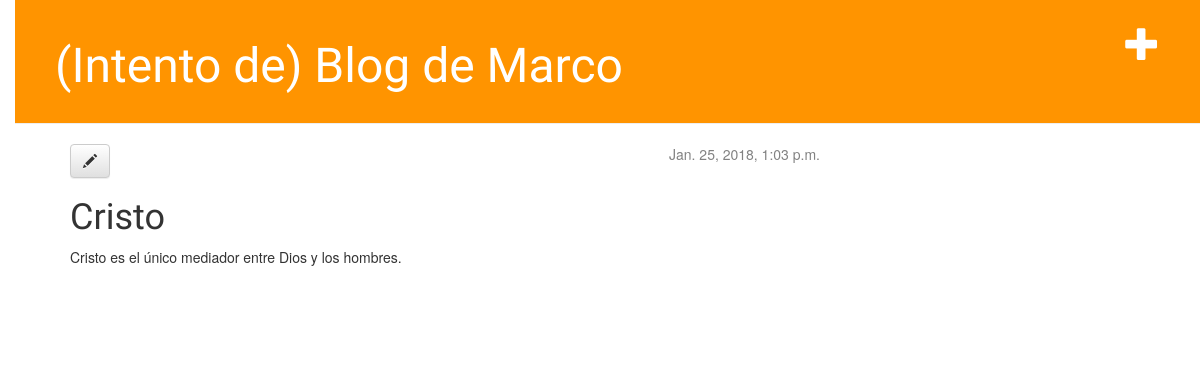
The app's page /post/2/ with its own data.
### blog/models.py (models this page shows, shortened)
class Post(models.Model):
    author = models.ForeignKey('auth.User')
    title = models.CharField(max_length=200)
    text = models.TextField()
    created_date = models.DateTimeField(
            default=timezone.now)
    published_date = models.DateTimeField(
            blank=True, null=True)

### blog/views.py (the view)
# urls.py: url(r'^post/(?P<pk>[0-9]+)/$', views.post_detail, name='post_detail'),
def post_detail(request, pk):
    post = get_object_or_404(Post, pk=pk)
    return render(request, 'blog/post_detail.html', {'post': post})

### blog/templates/blog/post_detail.html
{% extends 'blog/base.html' %}
{% block content %}
    <div class="post">
        {% if post.published_date %}
            <div class="date">
                {{ post.published_date }}
            </div>
        {% endif %}
        <a class="btn btn-default" href="{% url 'post_edit' pk=post.pk %}"><span class="glyphicon glyphicon-pencil"></span></a>
        <h1>{{ post.title }}</h1>
        <p>{{ post.text|linebreaksbr }}</p>
    </div>
{% endblock %}

### blog/static/css/blog.css (style rules this page uses)
body { padding-left: 15px; }
h1, h2, h3, h4 { font-family: 'Lobster', cursive; }
.date { float: right; color: #828282; }
.post { margin-bottom: 70px; }

### records on screen
Post: published_date "Jan. 25, 2018, 1:03 p.m.", title "Cristo", text "Cristo es el único mediador entre Dios y los hombres."
